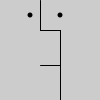
Frame 1 (no input)
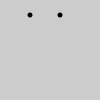
Frame 2 (the mouse pressed at the canvas centre, redrawn once)

The Processing sketch that drew these frames (run headless with seeded random() and noise(); the mouse was pressed at the canvas centre and the sketch redrawn once):

// Processing sketch: _05
// ── _05.pde
int x = 40; // X-coordinate
int y = 30; // Y-coordinate
int g = 20; // Gap between eyes
void setup() {
  size(100, 100);
  smooth();
  fill(0);
  noLoop();
}

void draw() {
  background(204);
  face(x, y, g);
}

void face(int x, int y, int gap) {
  line(x, 0, x, y); // Nose Bridge
  line(x, y, x+gap, y); // Nose
  line(x+gap, y, x+gap, 100);
  int mouthY = height - (height-y)/2;
  line(x, mouthY, x+gap, mouthY); // Mouth
  noStroke();
  ellipse(x-gap/2, y/2, 5, 5); // Left eye
  ellipse(x+gap, y/2, 5, 5); // Right eye
}
